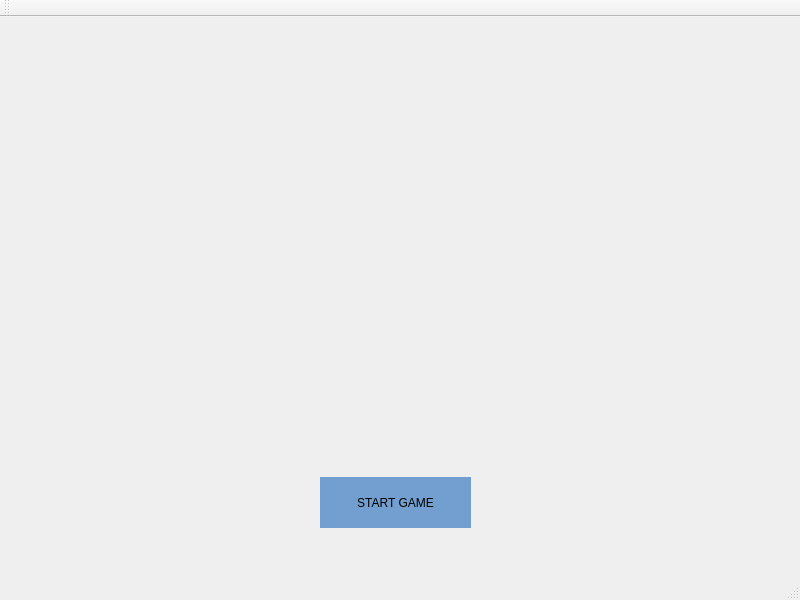
<?xml version="1.0" encoding="UTF-8"?>
<ui version="4.0">
 <class>FormStart</class>
 <widget class="QMainWindow" name="FormStart">
  <property name="geometry">
   <rect>
    <x>0</x>
    <y>0</y>
    <width>800</width>
    <height>600</height>
   </rect>
  </property>
  <property name="windowTitle">
   <string>FormStart</string>
  </property>
  <widget class="QWidget" name="centralWidget">
   <widget class="QLabel" name="lbl_img_start">
    <property name="geometry">
     <rect>
      <x>140</x>
      <y>80</y>
      <width>511</width>
      <height>341</height>
     </rect>
    </property>
    <property name="styleSheet">
     <string notr="true">background-image: url(:/new/prefix1/img/Gladiator_start.png);</string>
    </property>
    <property name="text">
     <string/>
    </property>
    <property name="pixmap">
     <pixmap resource="imgtest.qrc">:/new/prefix1/img/Gladiator_start.png</pixmap>
    </property>
    <property name="scaledContents">
     <bool>true</bool>
    </property>
   </widget>
   <widget class="QPushButton" name="btn_start">
    <property name="geometry">
     <rect>
      <x>320</x>
      <y>460</y>
      <width>151</width>
      <height>51</height>
     </rect>
    </property>
    <property name="styleSheet">
     <string notr="true">color: rgb(0, 0, 0);
background-color: rgb(114, 159, 207);
border: 5px;
</string>
    </property>
    <property name="text">
     <string>START GAME</string>
    </property>
   </widget>
  </widget>
  <widget class="QMenuBar" name="menuBar">
   <property name="geometry">
    <rect>
     <x>0</x>
     <y>0</y>
     <width>800</width>
     <height>22</height>
    </rect>
   </property>
  </widget>
  <widget class="QToolBar" name="mainToolBar">
   <attribute name="toolBarArea">
    <enum>TopToolBarArea</enum>
   </attribute>
   <attribute name="toolBarBreak">
    <bool>false</bool>
   </attribute>
  </widget>
  <widget class="QStatusBar" name="statusBar"/>
 </widget>
 <layoutdefault spacing="6" margin="11"/>
 <resources>
  <include location="imgtest.qrc"/>
 </resources>
 <connections/>
</ui>
